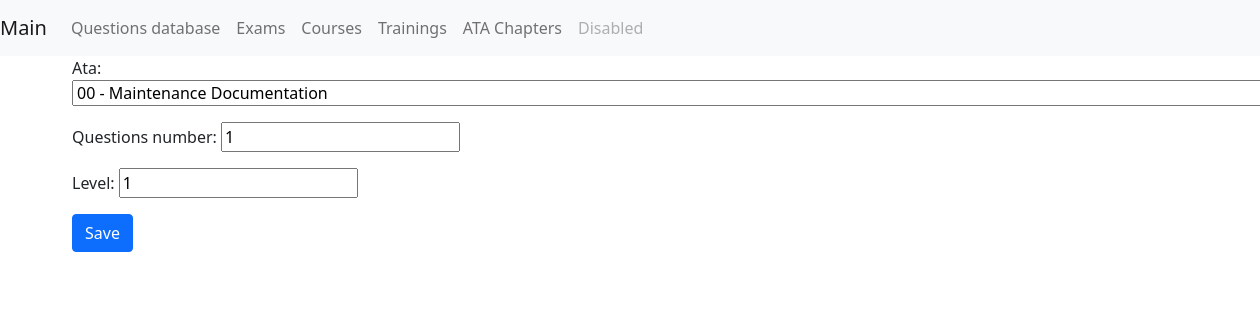
The page /mcq_gen/trainings/2/details/547/requirement_update on the database its author committed.
### mcq_gen/models.py (models this page shows, shortened)
class BaseModel(models.Model):
    objects = models.Manager()
    class Meta:
        abstract = True

class Requirements(BaseModel):
    training = models.ForeignKey(
        Training, on_delete=models.CASCADE, related_name='requirements')
    ata = models.ForeignKey(
        AtaChapter, on_delete=models.CASCADE, related_name='requirements')
    questions_number = models.IntegerField()
    level = models.IntegerField()

### mcq_gen/views.py (the view, shortened to what this page needs)
# urls.py: path('trainings/<int:training_id>/details/<int:requirement_id>/requirement_update',
def requirement_update(request, training_id, requirement_id=0):
    training = services.get_training_by_id(training_id)
    if request.method == 'GET':
        if requirement_id == 0:
            requirement_form = RequirementForm()
        else:
            requirement = services.get_requirement_by_id(requirement_id)
            requirement_form = RequirementForm(instance=requirement)
        context = {'requirement_form': requirement_form}
        return render(request, 'requirement_update.html', context)
    return redirect('training_details', training.id)

### mcq_gen/forms.py
class RequirementForm(forms.ModelForm):
    class Meta:
        model = Requirements
        exclude = ['training']

### mcq_gen/models.py (called while the page is built)
    def __str__(self):
        return f'{self.ata_digit} - {self.ata_description}'

### mcq_gen/services.py (called while the page is built)
def get_training_by_id(training_id):
    return Training.objects.get(pk=training_id)

def get_requirement_by_id(requirement_id):
    return Requirements.objects.get(pk=requirement_id)

### mcq_gen/templates/requirement_update.html (shortened to what this page needs)
{% extends 'base.html' %}
{% block content %}
    <form action=""
          method="post"
          enctype="multipart/form-data"
          class="form-group">
        {{ requirement_form.as_p }}
        <button type="submit" class="btn btn-primary">Save</button>
    </form>
{% endblock content %}

### rows shown on the page
Requirements: ata "00 - Maintenance Documentation", questions_number "1", level "1"
